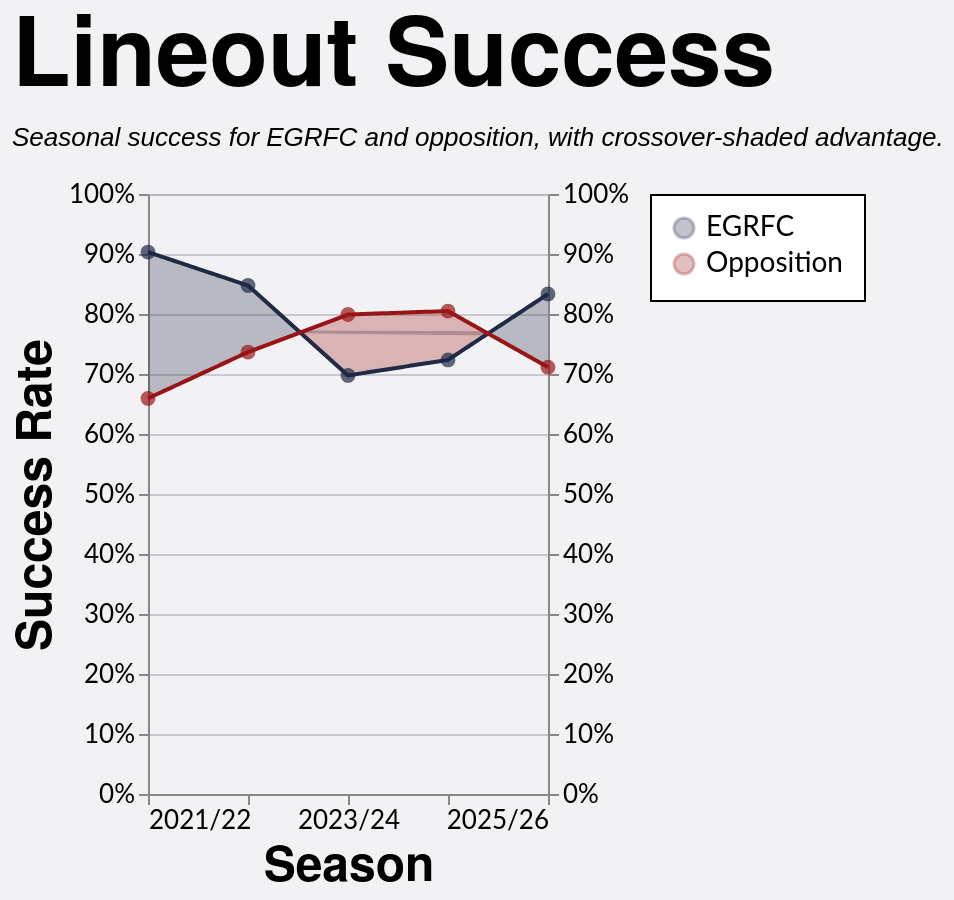

Source (Vega-Lite JSON):
### Vega-Lite specification from a JSON file in a GitHub repository (floating-point values rounded to 4 significant figures; data arrays with more than 128 entries replaced by an {"elided": "..."} marker saying what was removed)
{"config": {"axis": {"labelFont": "Lato, sans-serif", "titleFont": "PT Sans Narrow, Helvetica Neue, Helvetica, Arial, sans-serif", "labelFontSize": 13, "titleFontSize": 24, "gridColor": "#202947", "gridOpacity": 0.2}, "header": {"labelFont": "PT Sans Narrow, Helvetica Neue, Helvetica, Arial, sans-serif", "titleFont": "PT Sans Narrow, Helvetica Neue, Helvetica, Arial, sans-serif", "labelFontSize": 24, "titleFontSize": 28, "labelFontWeight": "bold", "orient": "left"}, "legend": {"labelFont": "Lato, sans-serif", "titleFont": "PT Sans Narrow, Helvetica Neue, Helvetica, Arial, sans-serif", "labelFontSize": 14, "titleFontSize": 16, "titlePadding": 5, "fillColor": "white", "strokeColor": "black", "padding": 10, "titleFontWeight": "lighter", "titleFontStyle": "italic", "titleColor": "gray", "offset": 10}, "title": {"font": "PT Sans Narrow, Helvetica Neue, Helvetica, Arial, sans-serif", "fontSize": 48, "fontWeight": "bold", "anchor": "start", "align": "center", "titlePadding": 20, "subtitlePadding": 10, "subtitleFontSize": 13, "subtitleColor": "", "subtitleFontStyle": "italic", "offset": 15, "color": "black"}, "axisX": {"labelAngle": 0}, "facet": {"title": null, "header": null, "align": {"row": "each", "column": "each"}}, "resolve": {"scale": {"y": "independent", "facet": "independent"}}, "background": "#f2f1f4"}, "layer": [{"mark": {"type": "area", "opacity": 0.28}, "encoding": {"color": {"field": "leading_team", "legend": {"orient": "right", "title": null}, "scale": {"domain": ["EGRFC", "Opposition"], "range": ["#202946", "#991515"]}, "title": "Team", "type": "nominal"}, "x": {"axis": {"grid": false, "labelExpr": "datum.value == 0 ? '2021/22' : datum.value == 1 ? '2022/23' : datum.value == 2 ? '2023/24' : datum.value == 3 ? '2024/25' : datum.value == 4 ? '2025/26' : ''", "values": [0, 1, 2, 3, 4]}, "field": "season_pos", "scale": {"domain": [0, 4]}, "title": "Season", "type": "quantitative"}, "y": {"axis": {"format": "%", "orient": "left"}, "field": "y_high", "scale": {"domain": [0.0, 1.0]}, "title": "Success Rate", "type": "quantitative"}, "y2": {"field": "y_low"}}, "transform": [{"filter": "(datum.team === 'EGRFC')"}]}, {"mark": {"type": "line", "size": 2}, "encoding": {"color": {"field": "team", "scale": {"domain": ["EGRFC", "Opposition"], "range": ["#202946", "#991515"]}, "title": "Team", "type": "nominal"}, "x": {"axis": {"labelExpr": "datum.value == 0 ? '2021/22' : datum.value == 1 ? '2022/23' : datum.value == 2 ? '2023/24' : datum.value == 3 ? '2024/25' : datum.value == 4 ? '2025/26' : ''", "values": [0, 1, 2, 3, 4]}, "field": "season_pos", "scale": {"domain": [0, 4]}, "title": "Season", "type": "quantitative"}, "y": {"axis": {"format": "%", "orient": "right"}, "field": "success_rate", "scale": {"domain": [0.0, 1.0]}, "title": null, "type": "quantitative"}}}, {"mark": {"type": "point", "filled": true, "size": 55}, "encoding": {"color": {"field": "team", "scale": {"domain": ["EGRFC", "Opposition"], "range": ["#202946", "#991515"]}, "title": "Team", "type": "nominal"}, "tooltip": [{"field": "team", "title": "Team", "type": "nominal"}, {"field": "squad", "title": "Squad", "type": "nominal"}, {"field": "set_piece_type", "title": "Set Piece", "type": "nominal"}, {"field": "lineouts_total", "format": ",.0f", "title": "Total Lineouts", "type": "quantitative"}, {"field": "success_rate", "format": ".0%", "title": "Success Rate", "type": "quantitative"}], "x": {"field": "season_pos", "title": "Season", "type": "quantitative"}, "y": {"axis": null, "field": "success_rate", "scale": {"domain": [0.0, 1.0]}, "title": "Success Rate", "type": "quantitative"}}, "transform": [{"filter": "datum.is_anchor"}]}], "data": {"name": "data-edd9178d7604d195ac542fd3a35c716d"}, "height": 300, "title": {"text": "Lineout Success", "subtitle": "Seasonal success for EGRFC and opposition, with crossover-shaded advantage."}, "width": 200, "$schema": "https://vega.github.io/schema/vega-lite/v5.20.1.json", "datasets": {"data-edd9178d7604d195ac542fd3a35c716d": {"elided": "242 records"}}}
